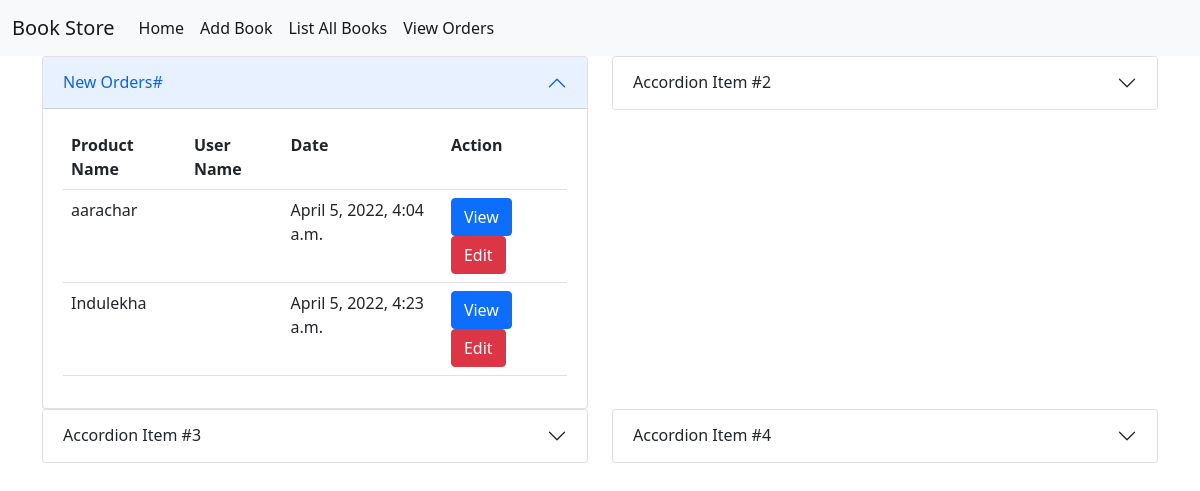
The app's page /owner/dashboard, older data.
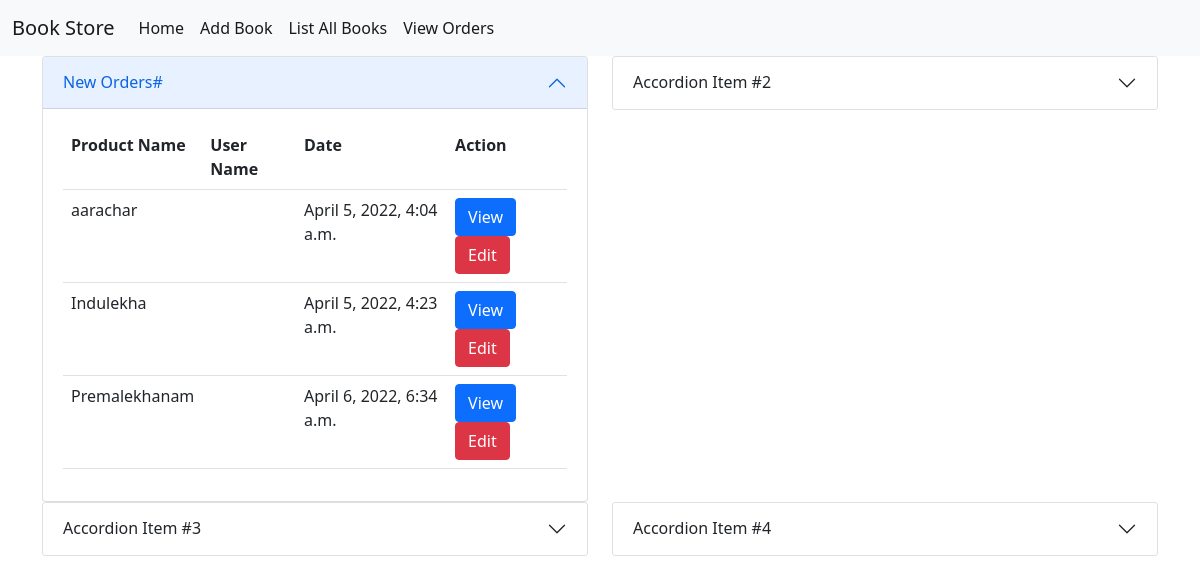
The same page, newer data.
### customer/models.py (models this page shows)
class Orders(models.Model):
    product=models.ForeignKey(Books,on_delete=models.CASCADE)
    user=models.ForeignKey(User,on_delete=models.CASCADE)
    address=models.CharField(max_length=120)
    date=models.DateTimeField(auto_now_add=True)
    edate=datetime.today()+timedelta(days=5)
    expected_delivery_date = models.DateField(default=edate, null=True)
    options=(
        ("orderplaced","orderplaced"),
        ("dispatched","dispatched"),
        ("in_transit","in_transit"),
        ("delivered","delivered"),
        ("order_cancelled","order_cancelled")
    )
    status=models.CharField(max_length=20,choices=options,default="orderplaced")

### owner/models.py (models this page shows, shortened)
class Books(models.Model):
    book_name=models.CharField(max_length=120,unique=True)
    author=models.CharField(max_length=120)
    amount=models.PositiveIntegerField()
    copies=models.PositiveIntegerField()
    image=models.ImageField(upload_to="images",null=True)

### owner/views.py (the view)
# urls.py: path("owner/dashboard",views.DashboardView.as_view(),name="dashboard"),
class DashboardView(TemplateView):
    template_name = "dashboard.html"
    def get(self,request,*args,**kwargs):
        new_orders=Orders.objects.filter(status="orderplaced")
        return render(request,self.template_name,{"new_orders":new_orders})

### owner/templates/dashboard.html (shortened to what this page needs)
{%extends 'base.html'%}
{%block body_block%}
<div class="row">
    <div class="col-6">
        <div class="accordion-item">
            <h2 class="accordion-header" id="headingOne">
                <button class="accordion-button" type="button" data-bs-toggle="collapse" data-bs-target="#collapseOne"
                        aria-expanded="true" aria-controls="collapseOne">
                    New Orders#
                </button>
            </h2>
            <div id="collapseOne" class="accordion-collapse collapse show" aria-labelledby="headingOne"
                 data-bs-parent="#accordionExample">
                <div class="accordion-body">
                    <table class="table">
                        <tr>
                            <th>Product Name</th>
                            <th>User Name</th>
                            <th>Date</th>
                            <th>Action</th>
                        </tr>
                        {%for order in new_orders%}
                        <tr>
                            <td>{{order.product.book_name}}</td>
                            <td>{{request.user.username}}</td>
                            <td>{{order.date}}</td>
                            <td>
                                <a href="{%url 'orderdetail' order.id%}" class="btn btn-primary">View</a>
                                <a href="{%url 'updateorder' order.id%}" class="btn btn-danger">Edit</a>
                            </td>
                        </tr>
                        {%endfor%}
                    </table>
                </div>
            </div>
        </div>
    </div>
    <div class="col-6">
        <div class="accordion-item">
            <h2 class="accordion-header" id="headingTwo">
                <button class="accordion-button collapsed" type="button" data-bs-toggle="collapse"
                        data-bs-target="#collapseTwo" aria-expanded="false" aria-controls="collapseTwo">
                    Accordion Item #2
                </button>
            </h2>
        </div>
    </div>
</div>
<div class="row">
    <div class="col-6">
        <div class="accordion-item">
            <h2 class="accordion-header" id="headingThree">
                <button class="accordion-button collapsed" type="button" data-bs-toggle="collapse"
                        data-bs-target="#collapseThree" aria-expanded="false" aria-controls="collapseThree">
                    Accordion Item #3
                </button>
            </h2>
        </div>
    </div>
    <div class="col-6">
        <div class="accordion-item">
            <h2 class="accordion-header" id="headingFour">
                <button class="accordion-button collapsed" type="button" data-bs-toggle="collapse"
                        data-bs-target="#collapseFour">
                    Accordion Item #4
                </button>
            </h2>
        </div>
    </div>
</div>
{%endblock%}

Row changes from the older to the newer data that the page shows:
added Orders: product.book_name "Premalekhanam", date "April 6, 2022, 6:34 a.m."
